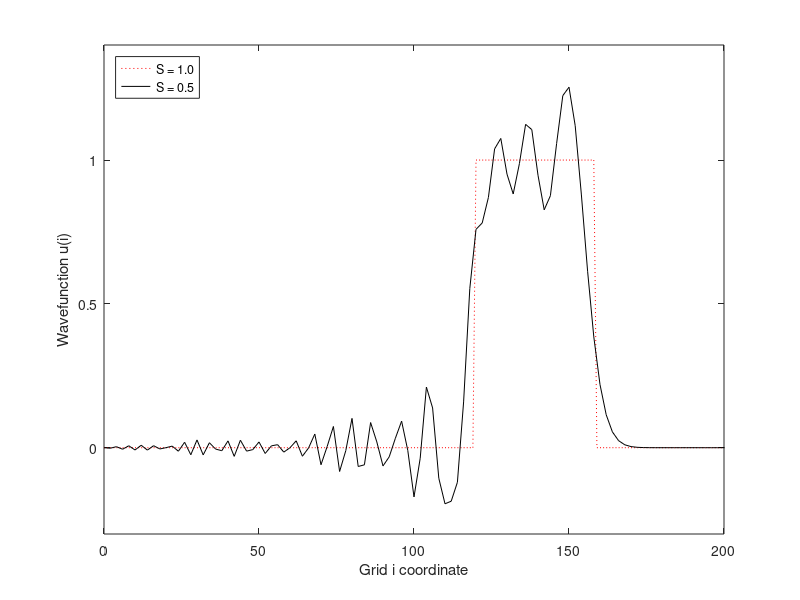

Reproduce this figure in MATLAB.
S = 1;
S1 = 0.5;

dx = 1;
dx1 = dx / S1;

x = 0:dx:200;
x1 = 0:dx1:200;

u = zeros(1, (200 / dx) + 1);
u1 = zeros(1, (200 / dx) + 1);

us = cat(2, ones(1, 40 / dx), zeros(1, (160 / dx) + 1));
us1 = cat(2, ones(1, 40 / dx), zeros(1, (160 / dx) + 1));

u(1, 1) = us(1);
u1(1, 1) = us1(1);

n = 2;
n1 = 2;

while 1
    u(n, 1) = us(n);
    u1(n1, 1) = us1(n1);
    for i = 2:(200 / dx)
        u(n + 1, i) = (S^2 * (u(n, i + 1) - 2 *u(n, i) + u(n, i - 1))) + 2 * u(n, i) - u(n - 1, i);
    end
    for i = 2:(200 / dx1)
        u1(n1 + 1, i) = (S1^2 * (u1(n1, i + 1) - 2 *u1(n1, i) + u1(n1, i - 1))) + 2 * u1(n1, i) - u1(n1 - 1, i);
    end
    
    plot(x, u(n, :), 'r:', x / S1, u1(n1, :), 'black-')
    xlabel('Grid i coordinate')
    ylabel('Wavefunction u(i)')
    xticks([0 50 100 150 200])
    legend({'S = 1.0', 'S = 0.5'}, 'Location', 'northwest')
    
    axis([0 200 -0.3 1.4])
    
    if (n == 160 / dx)
        if (n1 >= (160 / dx) * S1)
            pause(1);
            break;
        else
            n1 = n1 - 1;
        end
    else
       n = n + 1;
       n1 = n1 + 1; 
    end
    pause(.01);
end
